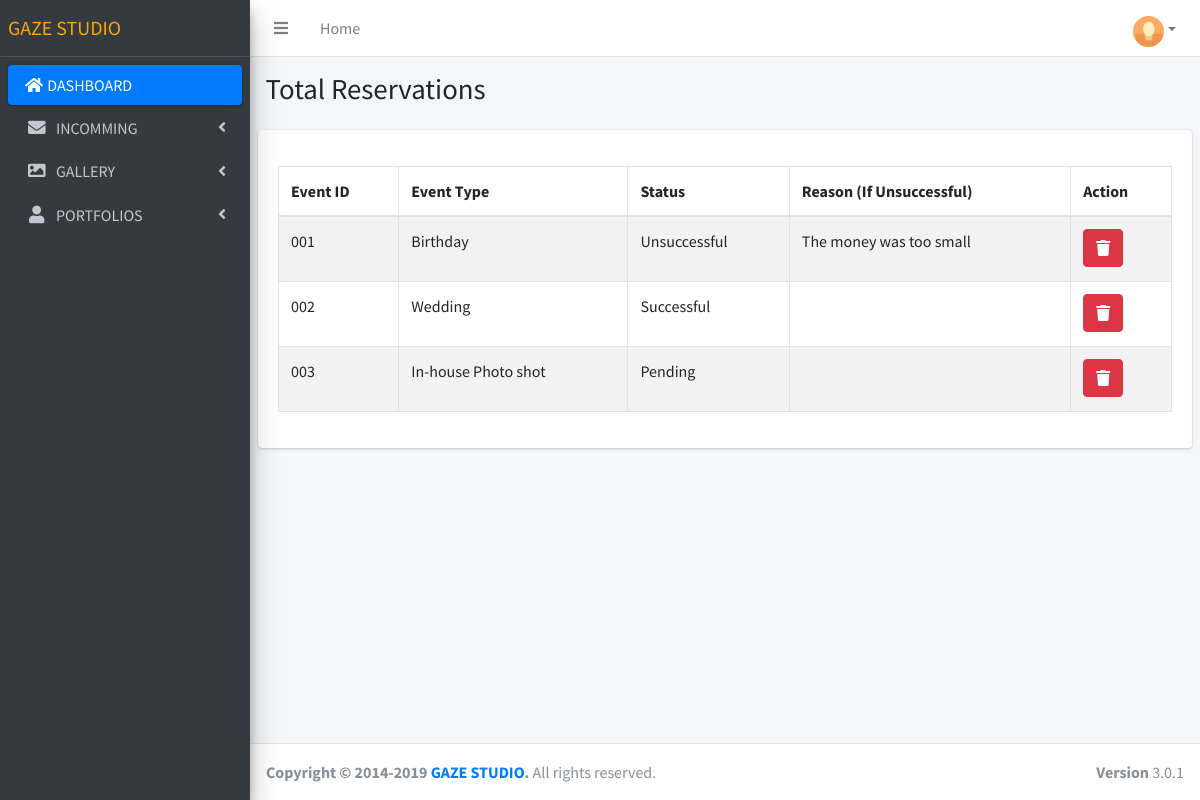
Page /pages/tables/total_reservation.php on the committed database.
### tables this page shows
CREATE TABLE `customer_reservation` (
  `transaction_id` int(3) UNSIGNED ZEROFILL NOT NULL,
  `event` varchar(50) NOT NULL,
  `date` varchar(50) NOT NULL,
  `reserved_date` timestamp NOT NULL DEFAULT current_timestamp() ON UPDATE current_timestamp(),
  `time` varchar(50) NOT NULL,
  `shot` varchar(50) NOT NULL,
  `state` varchar(50) NOT NULL,
  `address` varchar(50) NOT NULL,
  `customer_id` int(11) NOT NULL,
  `status` int(11) NOT NULL,
  `reason` varchar(200) NOT NULL
);

### pages/tables/total_reservation.php (the view, shortened to what this page needs)
<!DOCTYPE html>
<html>
<head>
  <link rel="stylesheet" href="../../plugins/fontawesome-free/css/all.min.css">
  <link rel="stylesheet" href="https://code.ionicframework.com/ionicons/2.0.1/css/ionicons.min.css">
  <link rel="stylesheet" href="../../plugins/datatables-bs4/css/dataTables.bootstrap4.css">
  <link rel="stylesheet" href="../../dist2/css/adminlte.min.css">
</head>
<div class="wrapper">
<?php include('../../db_connect.php'); ?>
  <nav class="main-header navbar navbar-expand navbar-white navbar-light">
    <ul class="navbar-nav">
      <li class="nav-item">
        <a class="nav-link" data-widget="pushmenu" href="#"><i class="fas fa-bars"></i></a>
      </li>
      <li class="nav-item d-none d-sm-inline-block">
        <a href="../../admin-dashboard.php" class="nav-link">Home</a>
      </li>
    </ul>
<ul class="navbar-nav ml-auto">
      <li class="nav-item dropdown">
            <a class="nav-link dropdown-toggle text-muted waves-effect waves-dark pro-pic" href="" data-toggle="dropdown" aria-haspopup="true" aria-expanded="false"><img src="../../assets/images/users/1.jpg" alt="user" class="rounded-circle" width="31"></a>
      </li>
    </ul>
  </nav>
  <aside class="main-sidebar sidebar-dark-primary elevation-4">
    <a href="admin-dashboard.php" class="brand-link">
      <span class="brand-text font-weight-light" style="color: orange"><b>GAZE STUDIO</b></span>
    </a>
    <div class="sidebar">
      <nav class="mt-2">
        <ul class="nav nav-pills nav-sidebar flex-column" data-widget="treeview" role="menu" data-accordion="false">
          <li class="nav-item has-treeview menu-open">
            <a href="../../admin-dashboard.php" class="nav-link active">
              <i class="fa fa-fw fa-home"></i>
              <p>
                DASHBOARD
              </p>
            </a>
          </li>
          <li class="nav-item has-treeview">
            <a href="#" class="nav-link">
              <i class="nav-icon fas fa-envelope"></i>
              <p>
                INCOMMING
                <i class="fas fa-angle-left right"></i>
              </p>
            </a>
          </li>
          <li class="nav-item has-treeview">
            <a href="#" class="nav-link">
              <i class="fas fa-image nav-icon"></i>
              <p>
                GALLERY
                <i class="fas fa-angle-left right"></i>
              </p>
            </a>
          </li>
          <li class="nav-item has-treeview">
            <a href="#" class="nav-link">
              <i class="nav-icon fas fa-user"></i>
              <p>
                PORTFOLIOS
                <i class="fas fa-angle-left right"></i>
              </p>
            </a>
          </li>
        </ul>
      </nav>
    </div>
  </aside>
  <div class="content-wrapper">
    <section class="content-header">
      <div class="container-fluid">
        <div class="row mb-2">
          <div class="col-sm-6">
            <h1>Total Reservations</h1>
          </div>
        </div>
      </div>
    </section>
    <section class="content">
      <div class="row">
        <div class="col-12">
          <div class="card">
            <div class="card-body">
              <form class="form" method="POST">
                <table id="example1" class="table table-bordered table-striped">
                    <thead>
                    <tr>
                        <th>Event ID</th>
                        <th>Event Type</th>
                        <th>Status</th>
                        <th>Reason (If Unsuccessful)</th>
                        <th>Action</th>
                    </tr>
                    </thead>
                    <tbody>
                <?php
            $sql="SELECT customer_reservation.transaction_id, customer_reservation.event, customer_reservation.date, customer_reservation.time, customer_reservation.shot, customer_reservation.transaction_id, customer_reservation.status, customer_reservation.customer_id, customer_reservation.reason
              FROM customer_reservation
              INNER JOIN signup
              ON customer_reservation.customer_id = signup.id";
              $query = mysqli_query($conn, $sql) or die(mysqli_error($conn));
        while ($row = mysqli_fetch_assoc($query)) {
          ?>
                    <tr>
                        <td><?php echo $row['transaction_id']; ?></td>
                         <td><?php echo $row['event']; ?></td>
                        <td>
                            <?php
                                if($row['status']==1){
                                    echo "<p id=str".$row['customer_id'].">Successful</p>";
                                }
                                elseif($row['status']==2){
                                    echo "<p id=str".$row['customer_id'].">Unsuccessful</p>";
                                }
                                else{
                                    echo "<p id=str".$row['customer_id'].">Pending</p>";
                                };
                            ?>
                        </td>
                        <td><?php echo $row['reason']; ?></td>
                        <td><a  class="btn btn-danger" href="total_reservation.php?delete=<?php echo $row['customer_id']; ?>" name="delete" ><i class='fas fa-trash'></i></a></td>
                    </tr>
                <?php
                    }
                ?>
            </tbody>
         </table>
      </form>
    </div>
          </div>
        </div>
      </div>
    </section>
  </div>
  <footer class="main-footer">
    <strong>Copyright &copy; 2014-2019 <a href="http://adminlte.io">GAZE STUDIO</a>.</strong>
    All rights reserved.
    <div class="float-right d-none d-sm-inline-block">
      <b>Version</b> 3.0.1
    </div>
  </footer>
</div>
</body>
</html>

### rows in the picture
customer_reservation: transaction_id "001", event "Birthday", reason "The money was too small"
customer_reservation: transaction_id "002", event "Wedding"
customer_reservation: transaction_id "003", event "In-house Photo shot"
